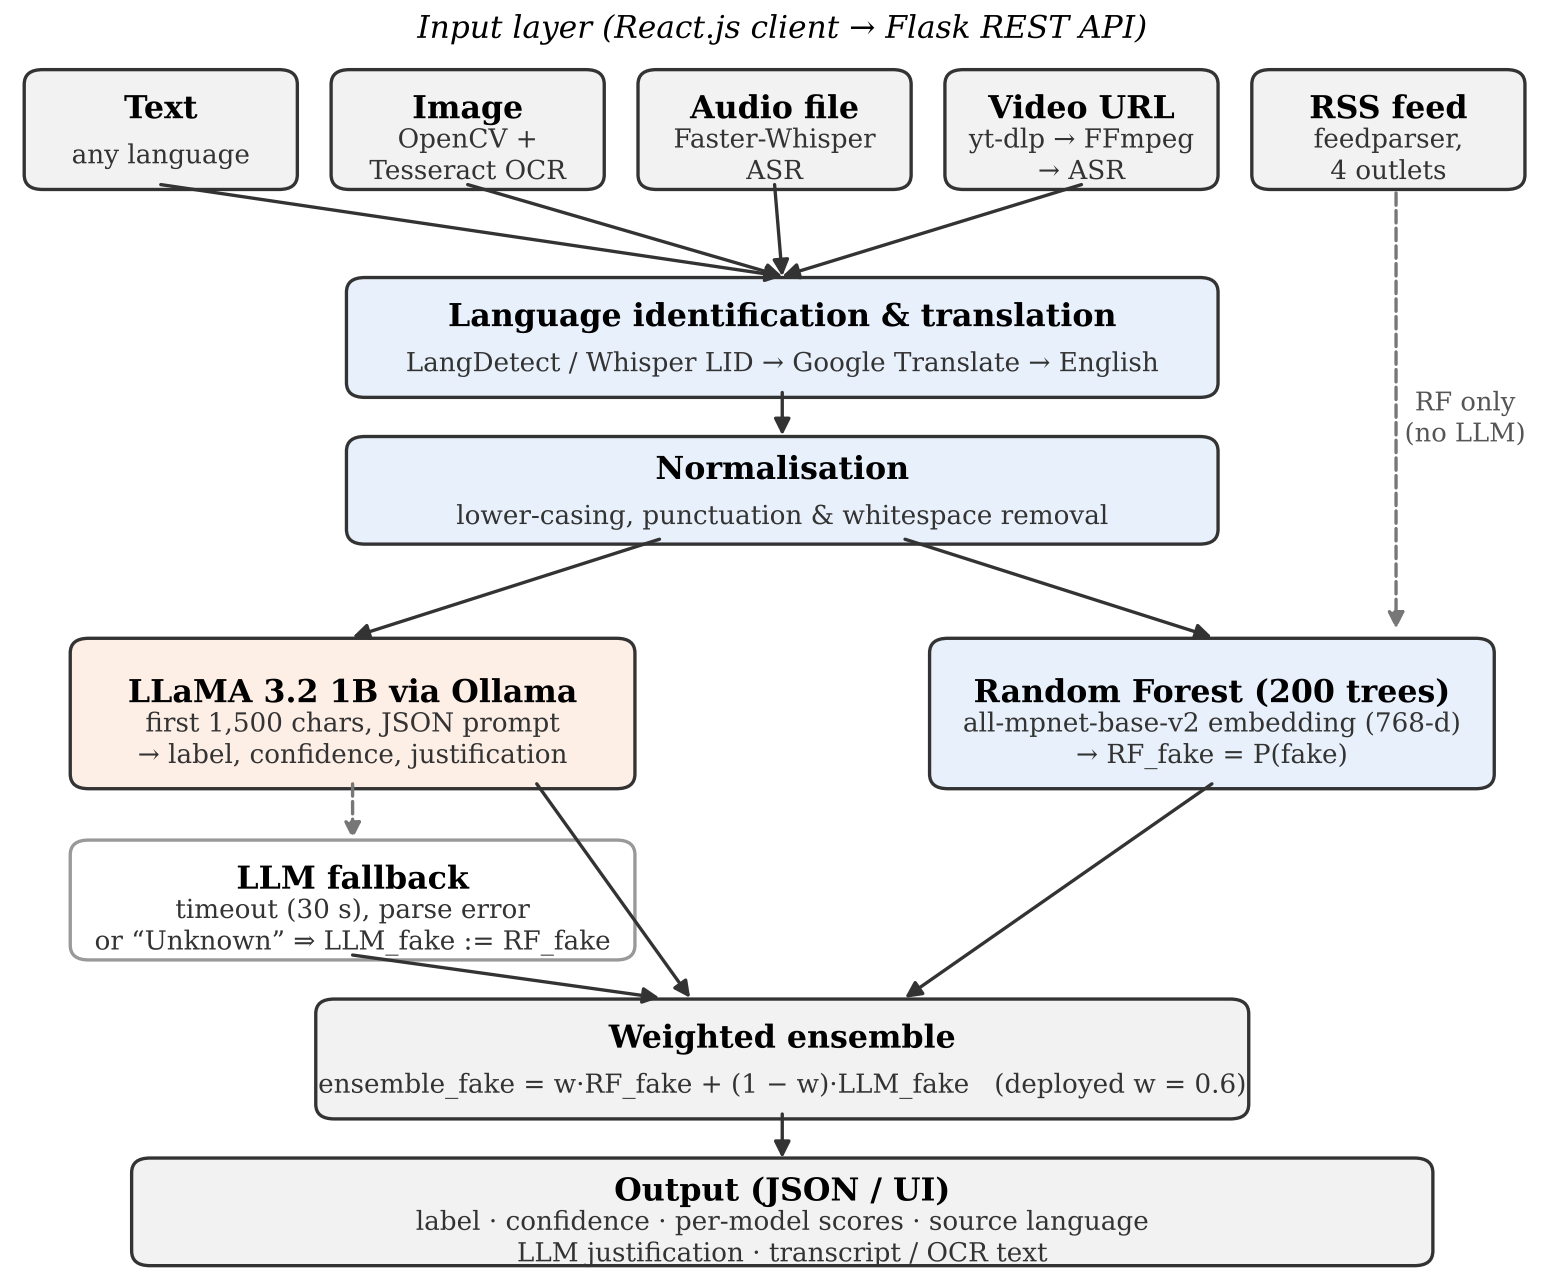

The script that saved this image:
import matplotlib; matplotlib.use("Agg")
import matplotlib.pyplot as plt
from matplotlib.patches import FancyBboxPatch
plt.rcParams.update({"font.family":"serif","font.serif":["DejaVu Serif"],"font.size":8})
fig,ax=plt.subplots(figsize=(6.6,5.4),dpi=300); ax.set_xlim(0,100); ax.set_ylim(-2,100); ax.axis("off")
def box(x,y,w,h,title,sub="",fc="#ffffff",ec="#333",bold=True):
    ax.add_patch(FancyBboxPatch((x,y),w,h,boxstyle="round,pad=0.4,rounding_size=1.2",fc=fc,ec=ec,lw=0.8))
    ax.text(x+w/2,y+h/2+(1.6 if sub else 0),title,ha="center",va="center",fontsize=7.6,weight="bold" if bold else "normal")
    if sub: ax.text(x+w/2,y+h/2-2.2,sub,ha="center",va="center",fontsize=6.3,color="#333")
def arr(x1,y1,x2,y2,ls="-",c="#333"):
    ax.annotate("",xy=(x2,y2),xytext=(x1,y1),arrowprops=dict(arrowstyle="-|>",lw=0.8,color=c,linestyle=ls,shrinkA=0,shrinkB=0))
L="#e8f0fb"; O="#fdeee6"; G="#f2f2f2"
# inputs
ins=[("Text","any language"),("Image","OpenCV +\nTesseract OCR"),("Audio file","Faster-Whisper\nASR"),("Video URL","yt-dlp → FFmpeg\n→ ASR"),("RSS feed","feedparser,\n4 outlets")]
xs=[1,21,41,61,81]
for (t,s),x in zip(ins,xs): box(x,87,17,9,t,s,fc=G)
ax.text(50,99,"Input layer (React.js client → Flask REST API)",ha="center",fontsize=7.5,style="italic")
for x in xs[:4]: arr(x+8.5,87,50,79.5)
box(22,70,56,9,"Language identification & translation","LangDetect / Whisper LID → Google Translate → English",fc=L)
box(22,58,56,8,"Normalisation","lower-casing, punctuation & whitespace removal",fc=L)
arr(50,70,50,66.5)
# RSS bypass
ax.annotate("",xy=(90,50),xytext=(90,87),arrowprops=dict(arrowstyle="-|>",lw=0.8,color="#777",linestyle="--"))
ax.text(94.5,66,"RF only\n(no LLM)",fontsize=6.2,color="#555",ha="center")
# two branches
arr(42,58,22,50); arr(58,58,78,50)
box(60,38,36,11.5,"Random Forest (200 trees)","all-mpnet-base-v2 embedding (768-d)\n→ RF_fake = P(fake)",fc=L)
box(4,38,36,11.5,"LLaMA 3.2 1B via Ollama","first 1,500 chars, JSON prompt\n→ label, confidence, justification",fc=O)
# fallback note
box(4,24,36,9,"LLM fallback","timeout (30 s), parse error\nor “Unknown” ⇒ LLM_fake := RF_fake",fc="#ffffff",ec="#999",bold=True)
arr(22,38,22,33.5,ls="--",c="#777")
arr(78,38,58,20.5); arr(22,24,42,20.5); arr(34,38,44,20.5)
box(20,11,60,9,"Weighted ensemble","ensemble_fake = w·RF_fake + (1 − w)·LLM_fake   (deployed w = 0.6)",fc=G)
arr(50,11,50,7.4)
box(8,-1,84,8,"Output (JSON / UI)","label · confidence · per-model scores · source language\nLLM justification · transcript / OCR text",fc=G)
plt.savefig("evaluation/figures/fig_arch.png",bbox_inches="tight",pad_inches=0.05)
